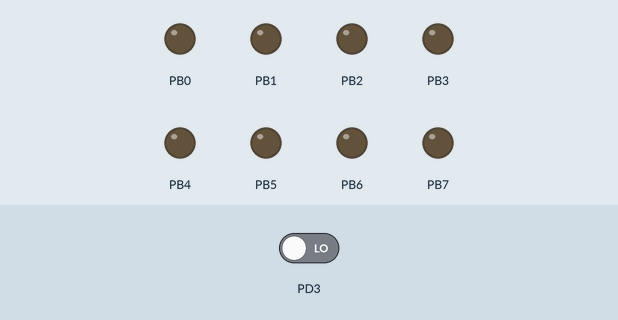
The program below on a simulated ATmega32, built with avr-gcc and emulated at 1 MHz. On the bench: output pins drawn as LEDs (lit = HIGH). Inputs (shaded band) come from the test bench; at power-on: PD3 LOW.

Above: at 1.2 s.
1.3 s: PD3 driven HIGH
At 2.0 s:
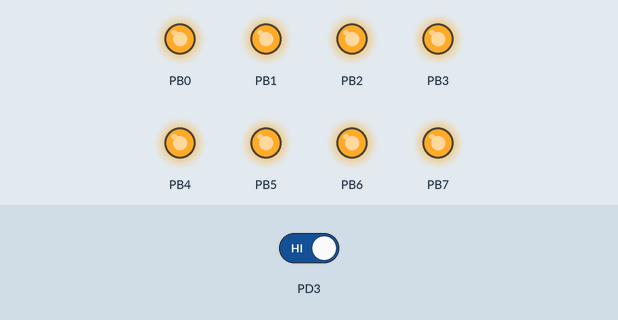
Timing chart, 0 to 4.3 s (numbered marks = the images above; inputs shaded):
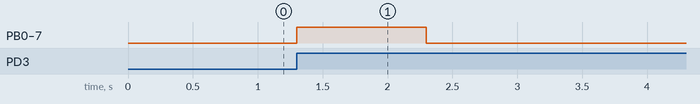

Measured:
- after the input at 1.3 s, PB0–7: LOW → HIGH at once, → LOW 1.0 s later

The program:

main.c
```c
#include <avr/io.h>
#include <avr/interrupt.h> //STEP1
#define F_CPU 1000000
#include<util/delay.h>

ISR(INT1_vect){	//step 2
	PORTB = 0xff;	//turn on all wait 0.5 s, turn off
	_delay_ms(1000);
	GIFR = GIFR | ( 1 << INTF1);
	PORTB = 0x00;
}
int main(void) {
	DDRB = 0xFF;
	PORTB = 0x00;
	GICR = (1 << INT1); //STEP3 INT1 at D.3 active
	MCUCR = MCUCR | (1 << ISC11);//STEP4 MCUCR ISC11-10 = 11 means rising edge of INT1
	MCUCR = MCUCR | (1 << ISC10); //STEP4
	sei();//STEP5
while(1); }
```
